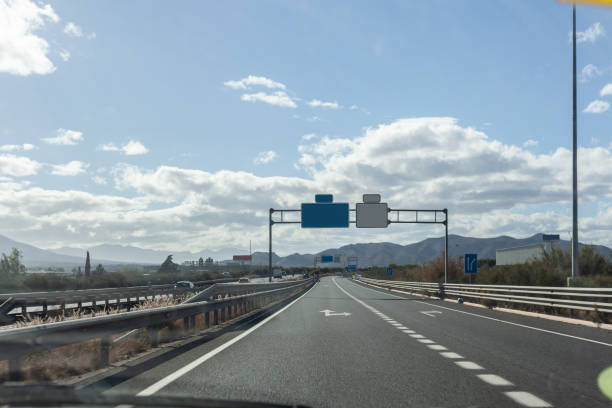
//> input picture Lab 4/b.jpg, 612 x 408 px
$ ./task2 ../b.jpg   (built with g++ and OpenCV 4)
//> lines starting //> are read from the running program, lines starting //| are printed output that depends on the picture; after the words box and inside, x2 and y2 are one past the last pixel; in counts of white or black regions, pixels touching at a corner belong together
#include <opencv2/highgui.hpp>
#include <opencv2/imgproc.hpp>
#include <opencv2/imgcodecs.hpp>
#include <iostream>
#include "include/functions.hpp"

using namespace cv;
using namespace std;


string window_name = "Edges";

int main(int argc, char** argv){


    namedWindow(window_name, WINDOW_NORMAL);

    Mat src, src_gray;

    if(argc < 2){
        cerr<<"Pass an image by CLI"<<endl;
        return -1;
    }

    Mat dst, detected_edges;
    src = imread(argv[1],IMREAD_COLOR_BGR);
//> src is the input picture: 408 rows x 612 cols, CV_8UC3; mean B, G, R 164.7, 154.8, 139.7


    cvtColor(src, src_gray, COLOR_BGR2GRAY);
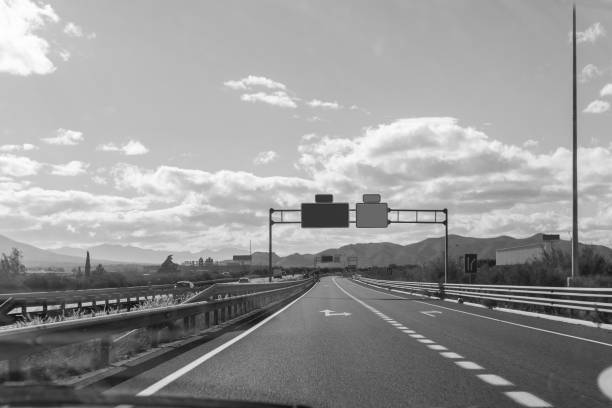
//> src_gray: 408 rows x 612 cols, CV_8UC1; min 8, max 255, mean 151.4
    threshold(src_gray,src_gray, 200, 255, THRESH_BINARY);
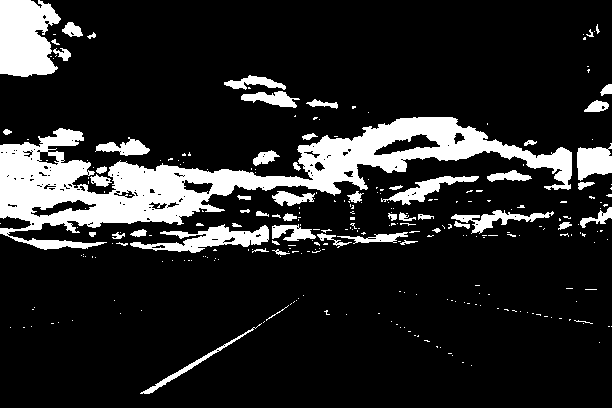
//> src_gray: 408 rows x 612 cols, CV_8UC1; 15% white; 284 white regions (227 under 20 px), largest, box (x1, y1, x2, y2) and area: (0, 117, 572, 250) 22194, (0, 0, 61, 77) 3776, (130, 224, 269, 253) 1711
    GaussianBlur(src_gray, detected_edges, Size(3,3), 0);
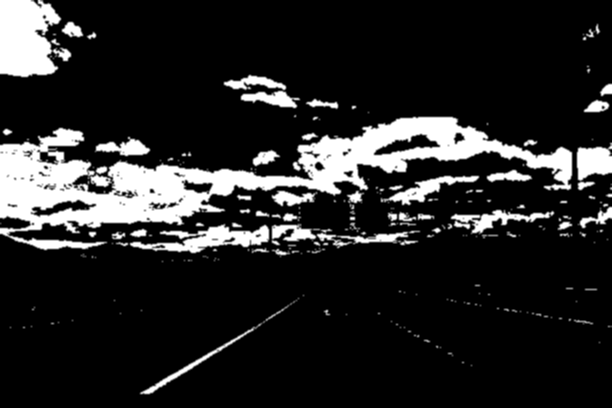
//> detected_edges: 408 rows x 612 cols, CV_8UC1; min 0, max 255, mean 38.4


    vector<Point> pts = {Point(0.15*src.cols, src.rows -1), Point(0.45*src.cols, 0.5* src.rows), Point(0.55*src.cols, 0.5*src.rows), Point(0.85*src.cols, src.rows -1)};


    Canny(detected_edges, dst, 50, 150, 3);
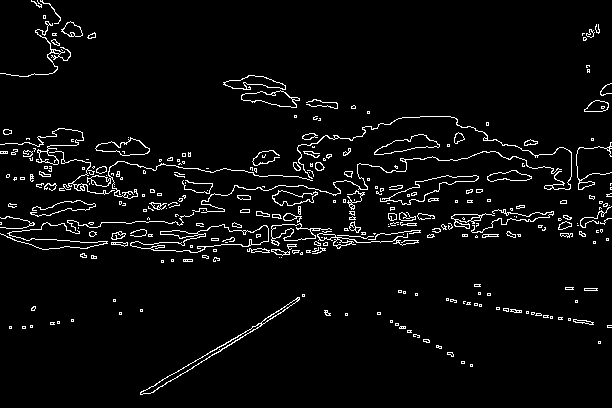
//> dst: 408 rows x 612 cols, CV_8UC1; 4.2% white in thin lines or dots


    imshow(window_name, dst);
    waitKey(0);

//> (the run ends here: the program needs code that is not available in this run, at `Mat restricted_edges = define_roi(dst, pts);`)

$ run again, on Lab 4/street_scene.png
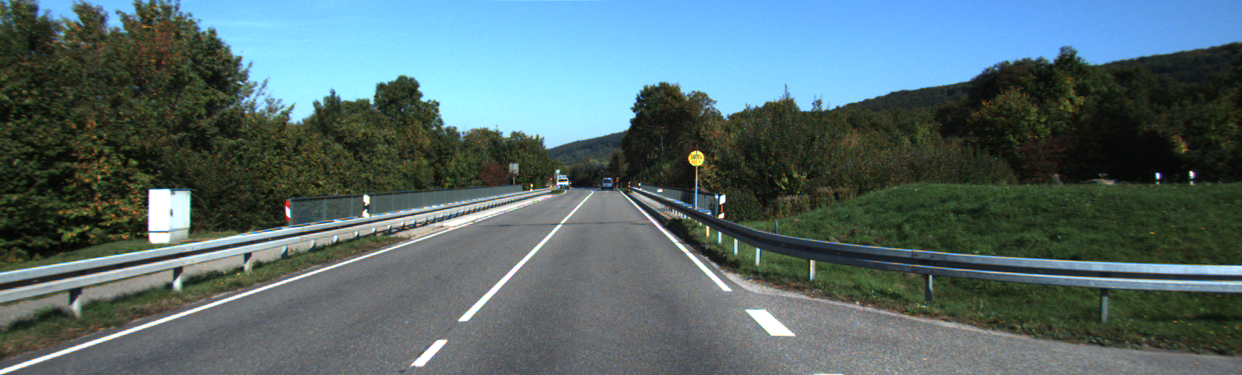
//> input picture Lab 4/street_scene.png, 1242 x 375 px
//> src is the input picture: 375 rows x 1242 cols, CV_8UC3; mean B, G, R 109, 106.5, 85.4
//> `threshold(src_gray,src_gray, 200, 255, THRESH_BINARY);`:
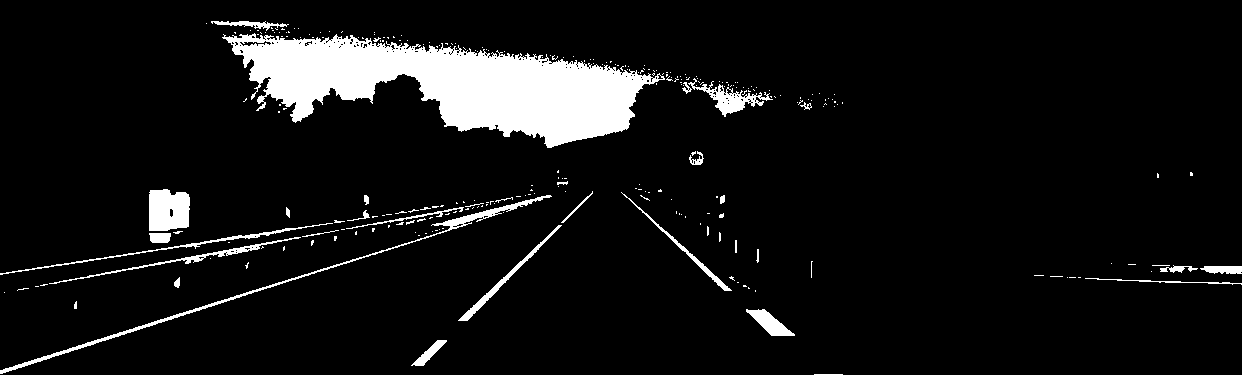
//> src_gray: 375 rows x 1242 cols, CV_8UC1; 7.7% white; 276 white regions (242 under 20 px), largest, box (x1, y1, x2, y2) and area: (222, 33, 665, 148) 25265, (0, 195, 552, 374) 1959, (149, 189, 190, 231) 1520
//> `Canny(detected_edges, dst, 50, 150, 3);`:
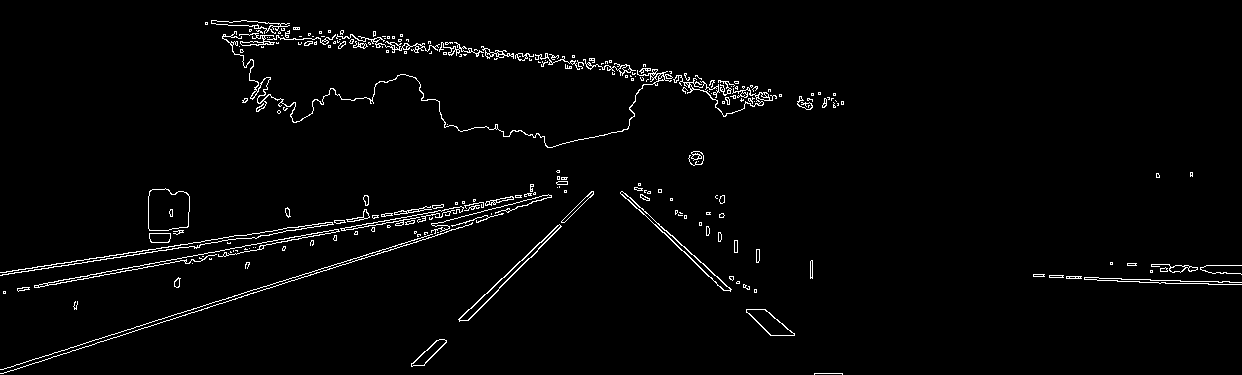
//> dst: 375 rows x 1242 cols, CV_8UC1; 2.3% white in thin lines or dots
